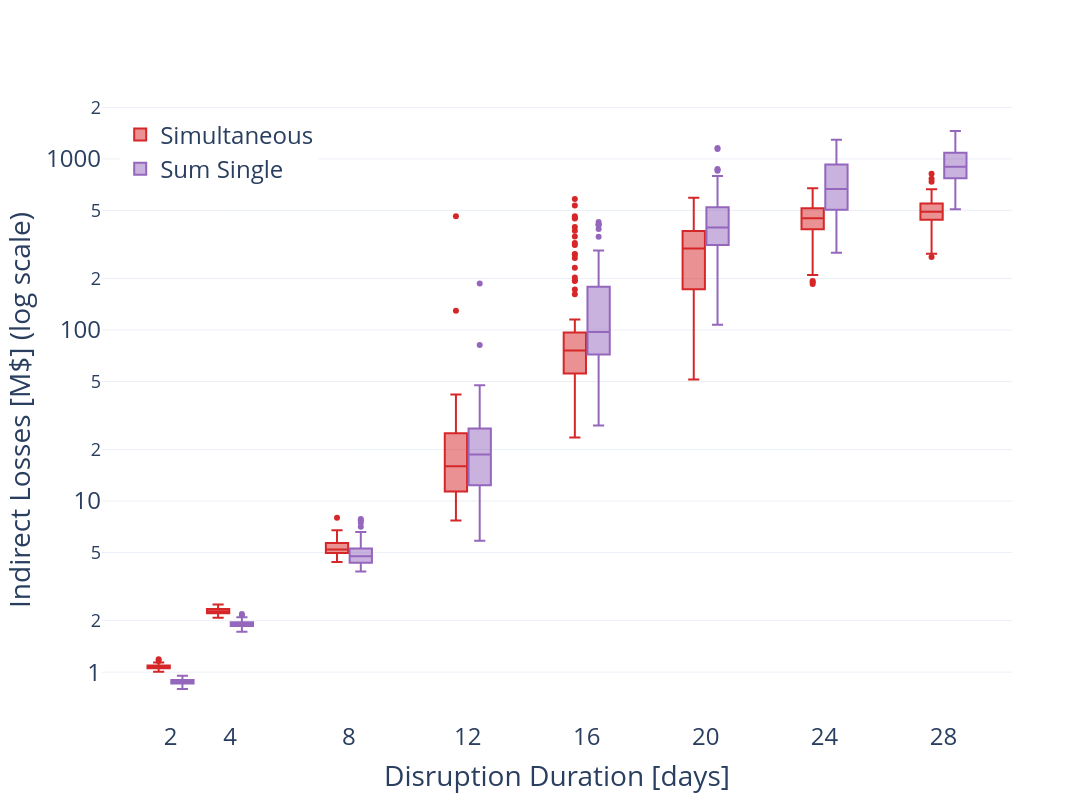

The notebook cell saved with this chart:
### Code cell
all_durations_with_2 = [2] + all_durations  # [2, 4, 8, 12, 16, 20, 24, 28]
SCALE = 6  # 6x the x units; tick labels still show the real duration

data_with_2d = []
for duration in all_durations_with_2:
    sim_data = df_combined[(df_combined['duration'] == duration) &
                           (df_combined['simulation_name'] == 'cascading_hazards_0d')]['household_loss'].values
    sum_data = calculate_sum_single_basins(df_combined, duration).values
    data_with_2d.append({
        'duration': duration,
        'simultaneous': sim_data,
        'sum_single': sum_data
    })

fig_2d = go.Figure()

dx = 2.4  # horizontal offset between paired boxes (3x wider)
w = 4.5   # box width (3x wider)

for i, d in enumerate(data_with_2d):
    x_center = d['duration'] * SCALE

    fig_2d.add_trace(go.Box(
        x=[x_center - dx] * len(d['simultaneous']),
        y=d['simultaneous'],
        name='Simultaneous',
        marker_color=colors['cascading_hazards_0d'],
        boxpoints='outliers',
        width=w,
        showlegend=(i == 0)
    ))

    fig_2d.add_trace(go.Box(
        x=[x_center + dx] * len(d['sum_single']),
        y=d['sum_single'],
        name='Sum Single',
        marker_color=colors['sum_single_basins'],
        boxpoints='outliers',
        width=w,
        showlegend=(i == 0)
    ))

fig_2d.update_xaxes(
    title_text='Disruption Duration [days]',
    type='linear',  # force linear so `width` is in data units
    tickmode='array',
    tickvals=[d * SCALE for d in all_durations_with_2],
    ticktext=[str(d) for d in all_durations_with_2],
    title_font=dict(size=28),
    tickfont=dict(size=24)
)

fig_2d.update_yaxes(
    title_text='Indirect Losses [M$] (log scale)',
    type='log',
    title_font=dict(size=28),
    tickfont=dict(size=24)
)

fig_2d.update_layout(
    height=800, width=1800,
    template='plotly_white',
    showlegend=True,
    legend=dict(x=0.02, y=0.98, font=dict(size=24)),
)

save_plotly(fig_2d, 'fig_singlevsmulti_short_with_2d')
fig_2d.show()
